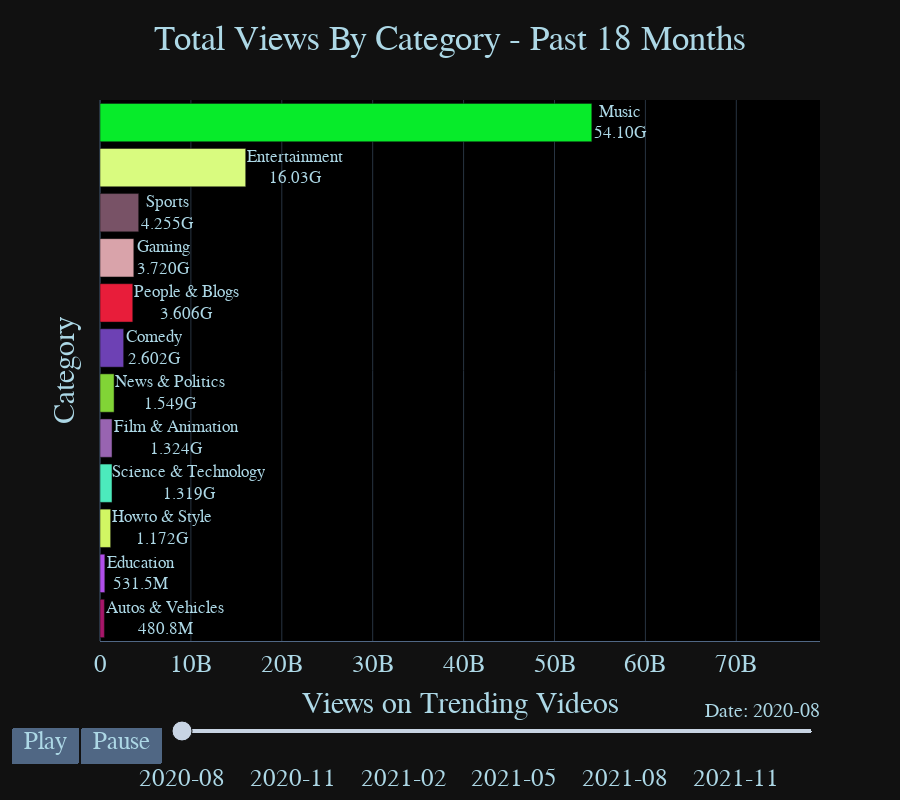

Here is the notebook cell this chart was saved with:
### Code cell
my_raceplot = racer(racer1, item_column='category', value_column='view_count', time_column='trending_month')
my_raceplot.plot(title='Total Views By Category - Past 18 Months',
                 item_label = 'Category',
                 value_label = 'Views on Trending Videos',
                 frame_duration = 1200,
                 date_format = '%B, %Y')

### Figure 1 — Plotly figure (JSON) as saved in the notebook; plotly's stock layout.template omitted (floating-point values rounded to 4 significant figures)
{"data": [{"cliponaxis": false, "hoverinfo": "all", "marker": {"color": ["rgb(167, 22, 105)", "rgb(175, 78, 233)", "rgb(209, 246, 99)", "rgb(76, 234, 188)", "rgb(152, 100, 177)", "rgb(129, 212, 54)", "rgb(109, 65, 180)", "rgb(232, 29, 58)", "rgb(217, 163, 170)", "rgb(120, 82, 102)", "rgb(217, 251, 127)", "rgb(7, 235, 42)"]}, "orientation": "h", "textangle": 0, "textposition": "outside", "texttemplate": "%{y}<br>%{x:.4s}", "type": "bar", "x": [480786829, 531453290, 1172053657, 1318734237, 1323734143, 1548519651, 2602051957, 3606014000, 3719897664, 4254790231, 16030031904, 54103952358], "y": ["Autos & Vehicles", "Education", "Howto & Style", "Science & Technology", "Film & Animation", "News & Politics", "Comedy", "People & Blogs", "Gaming", "Sports", "Entertainment", "Music"]}], "layout": {"bargap": 0.15, "font": {"color": "lightblue", "family": "Courier New Bold", "size": 25}, "height": 800, "plot_bgcolor": "black", "sliders": [{"active": 0, "currentvalue": {"font": {"size": 20}, "prefix": "Date: ", "visible": true, "xanchor": "right"}, "len": 0.9, "pad": {"b": 10, "t": 50}, "steps": [{"args": [["2020-08"], {"frame": {"duration": 1200, "redraw": false}, "mode": "immediate", "transition": {"duration": 1200}}], "label": "2020-08", "method": "animate"}, {"args": [["2020-09"], {"frame": {"duration": 1200, "redraw": false}, "mode": "immediate", "transition": {"duration": 1200}}], "label": "2020-09", "method": "animate"}, {"args": [["2020-10"], {"frame": {"duration": 1200, "redraw": false}, "mode": "immediate", "transition": {"duration": 1200}}], "label": "2020-10", "method": "animate"}, {"args": [["2020-11"], {"frame": {"duration": 1200, "redraw": false}, "mode": "immediate", "transition": {"duration": 1200}}], "label": "2020-11", "method": "animate"}, {"args": [["2020-12"], {"frame": {"duration": 1200, "redraw": false}, "mode": "immediate", "transition": {"duration": 1200}}], "label": "2020-12", "method": "animate"}, {"args": [["2021-01"], {"frame": {"duration": 1200, "redraw": false}, "mode": "immediate", "transition": {"duration": 1200}}], "label": "2021-01", "method": "animate"}, {"args": [["2021-02"], {"frame": {"duration": 1200, "redraw": false}, "mode": "immediate", "transition": {"duration": 1200}}], "label": "2021-02", "method": "animate"}, {"args": [["2021-03"], {"frame": {"duration": 1200, "redraw": false}, "mode": "immediate", "transition": {"duration": 1200}}], "label": "2021-03", "method": "animate"}, {"args": [["2021-04"], {"frame": {"duration": 1200, "redraw": false}, "mode": "immediate", "transition": {"duration": 1200}}], "label": "2021-04", "method": "animate"}, {"args": [["2021-05"], {"frame": {"duration": 1200, "redraw": false}, "mode": "immediate", "transition": {"duration": 1200}}], "label": "2021-05", "method": "animate"}, {"args": [["2021-06"], {"frame": {"duration": 1200, "redraw": false}, "mode": "immediate", "transition": {"duration": 1200}}], "label": "2021-06", "method": "animate"}, {"args": [["2021-07"], {"frame": {"duration": 1200, "redraw": false}, "mode": "immediate", "transition": {"duration": 1200}}], "label": "2021-07", "method": "animate"}, {"args": [["2021-08"], {"frame": {"duration": 1200, "redraw": false}, "mode": "immediate", "transition": {"duration": 1200}}], "label": "2021-08", "method": "animate"}, {"args": [["2021-09"], {"frame": {"duration": 1200, "redraw": false}, "mode": "immediate", "transition": {"duration": 1200}}], "label": "2021-09", "method": "animate"}, {"args": [["2021-10"], {"frame": {"duration": 1200, "redraw": false}, "mode": "immediate", "transition": {"duration": 1200}}], "label": "2021-10", "method": "animate"}, {"args": [["2021-11"], {"frame": {"duration": 1200, "redraw": false}, "mode": "immediate", "transition": {"duration": 1200}}], "label": "2021-11", "method": "animate"}, {"args": [["2021-12"], {"frame": {"duration": 1200, "redraw": false}, "mode": "immediate", "transition": {"duration": 1200}}], "label": "2021-12", "method": "animate"}, {"args": [["2022-01"], {"frame": {"duration": 1200, "redraw": false}, "mode": "immediate", "transition": {"duration": 1200}}], "label": "2022-01", "method": "animate"}], "transition": {"duration": 300, "easing": "cubic-in-out"}, "x": 0.1, "xanchor": "left", "y": 0, "yanchor": "top"}], "title": {"font": {"color": "lightblue", "family": "Courier New Bold", "size": 35}, "text": "Total Views By Category - Past 18 Months", "x": 0.5}, "updatemenus": [{"buttons": [{"args": [null, {"frame": {"duration": 1200, "redraw": false}, "fromcurrent": true, "transition": {"duration": 1200, "easing": "quadratic-in-out"}}], "label": "Play", "method": "animate"}, {"args": [[null], {"frame": {"duration": 0, "redraw": false}, "mode": "immediate", "transition": {"duration": 0}}], "label": "Pause", "method": "animate"}], "direction": "left", "pad": {"r": 10, "t": 87}, "showactive": false, "type": "buttons", "x": 0.1, "xanchor": "right", "y": 0, "yanchor": "top"}], "xaxis": {"range": [0, 79207651362], "showline": true, "showticklabels": true, "title": {"text": "Views on Trending Videos"}, "visible": true}, "yaxis": {"showline": false, "showticklabels": false, "title": {"text": "Category"}, "visible": true}}}
